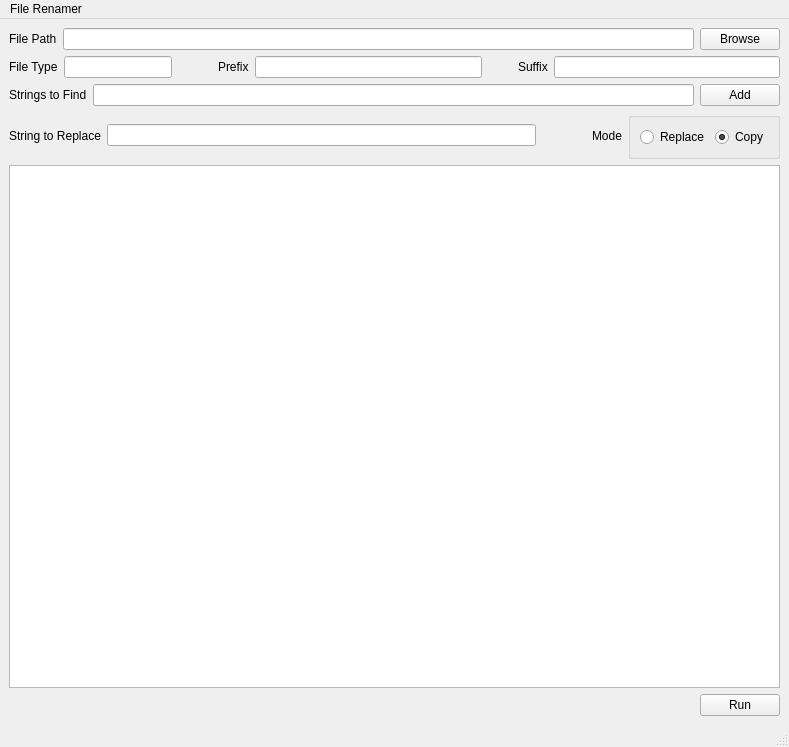
<?xml version="1.0" encoding="UTF-8"?>
<ui version="4.0">
 <class>MainWindow</class>
 <widget class="QMainWindow" name="MainWindow">
  <property name="geometry">
   <rect>
    <x>0</x>
    <y>0</y>
    <width>789</width>
    <height>747</height>
   </rect>
  </property>
  <property name="windowTitle">
   <string>MainWindow</string>
  </property>
  <widget class="QWidget" name="centralwidget">
   <layout class="QGridLayout" name="gridLayout">
    <item row="3" column="0">
     <layout class="QHBoxLayout" name="hlayout_bottom">
      <item>
       <spacer name="hspace5">
        <property name="orientation">
         <enum>Qt::Horizontal</enum>
        </property>
        <property name="sizeHint" stdset="0">
         <size>
          <width>40</width>
          <height>20</height>
         </size>
        </property>
       </spacer>
      </item>
      <item>
       <widget class="QPushButton" name="button_run">
        <property name="toolTip">
         <string>Run the program. Warning: Renaming files may break existing links in other programs.</string>
        </property>
        <property name="text">
         <string>Run</string>
        </property>
       </widget>
      </item>
     </layout>
    </item>
    <item row="2" column="0">
     <widget class="QListWidget" name="listWidget"/>
    </item>
    <item row="1" column="0">
     <layout class="QVBoxLayout" name="vlayout_userinput">
      <item>
       <layout class="QHBoxLayout" name="hlayout_userinput1">
        <item>
         <widget class="QLabel" name="label_filepath">
          <property name="text">
           <string>File Path</string>
          </property>
         </widget>
        </item>
        <item>
         <widget class="QLineEdit" name="lineedit_filepath"/>
        </item>
        <item>
         <widget class="QPushButton" name="button_filepath_browse">
          <property name="toolTip">
           <string>Select the folders the files you want to rename are in.</string>
          </property>
          <property name="text">
           <string>Browse</string>
          </property>
         </widget>
        </item>
       </layout>
      </item>
      <item>
       <layout class="QHBoxLayout" name="hlayout_userinput2">
        <item>
         <widget class="QLabel" name="label_filetype">
          <property name="text">
           <string>File Type</string>
          </property>
         </widget>
        </item>
        <item>
         <widget class="QLineEdit" name="lineedit_filetype">
          <property name="sizePolicy">
           <sizepolicy hsizetype="Maximum" vsizetype="Fixed">
            <horstretch>0</horstretch>
            <verstretch>0</verstretch>
           </sizepolicy>
          </property>
          <property name="toolTip">
           <string>Enter the type of file you'd like to rename. Single file type only.</string>
          </property>
         </widget>
        </item>
        <item>
         <spacer name="hspace1">
          <property name="orientation">
           <enum>Qt::Horizontal</enum>
          </property>
          <property name="sizeType">
           <enum>QSizePolicy::Maximum</enum>
          </property>
          <property name="sizeHint" stdset="0">
           <size>
            <width>40</width>
            <height>20</height>
           </size>
          </property>
         </spacer>
        </item>
        <item>
         <widget class="QLabel" name="label_prefix">
          <property name="text">
           <string>Prefix</string>
          </property>
         </widget>
        </item>
        <item>
         <widget class="QLineEdit" name="lineedit_prefix">
          <property name="toolTip">
           <string>Optional: Include a prefix to add to your file name.</string>
          </property>
         </widget>
        </item>
        <item>
         <spacer name="hspace2">
          <property name="orientation">
           <enum>Qt::Horizontal</enum>
          </property>
          <property name="sizeType">
           <enum>QSizePolicy::Maximum</enum>
          </property>
          <property name="sizeHint" stdset="0">
           <size>
            <width>30</width>
            <height>20</height>
           </size>
          </property>
         </spacer>
        </item>
        <item>
         <widget class="QLabel" name="label_suffix">
          <property name="text">
           <string>Suffix</string>
          </property>
         </widget>
        </item>
        <item>
         <widget class="QLineEdit" name="lineedit_suffix">
          <property name="toolTip">
           <string>Optional: Include a suffix to add to your file name.</string>
          </property>
         </widget>
        </item>
       </layout>
      </item>
      <item>
       <layout class="QHBoxLayout" name="hlayout_userinput3">
        <item>
         <widget class="QLabel" name="label_strings_to_find">
          <property name="text">
           <string>Strings to Find</string>
          </property>
         </widget>
        </item>
        <item>
         <layout class="QVBoxLayout" name="vlayout_stf">
          <item>
           <widget class="QLineEdit" name="lineedit_string_to_find">
            <property name="toolTip">
             <string>Text in file names for the program to find for replacement.</string>
            </property>
           </widget>
          </item>
         </layout>
        </item>
        <item>
         <widget class="QPushButton" name="button_string_to_find_add">
          <property name="toolTip">
           <string>Add another text/string you want to replace with the text in &quot;String to Replace&quot;</string>
          </property>
          <property name="text">
           <string>Add</string>
          </property>
         </widget>
        </item>
       </layout>
      </item>
      <item>
       <layout class="QHBoxLayout" name="hlayout_userinput4">
        <item>
         <widget class="QLabel" name="label_string_to_replace">
          <property name="toolTip">
           <string/>
          </property>
          <property name="text">
           <string>String to Replace</string>
          </property>
         </widget>
        </item>
        <item>
         <widget class="QLineEdit" name="lineedit_string_to_replace">
          <property name="toolTip">
           <string>Text to replace in file names of all found instances of text from &quot;String to Find&quot;</string>
          </property>
         </widget>
        </item>
        <item>
         <spacer name="horizontalSpacer">
          <property name="orientation">
           <enum>Qt::Horizontal</enum>
          </property>
          <property name="sizeType">
           <enum>QSizePolicy::Maximum</enum>
          </property>
          <property name="sizeHint" stdset="0">
           <size>
            <width>50</width>
            <height>20</height>
           </size>
          </property>
         </spacer>
        </item>
        <item>
         <widget class="QLabel" name="label_mode">
          <property name="text">
           <string>Mode</string>
          </property>
         </widget>
        </item>
        <item>
         <widget class="QGroupBox" name="group_mode">
          <property name="title">
           <string/>
          </property>
          <property name="flat">
           <bool>false</bool>
          </property>
          <property name="checkable">
           <bool>false</bool>
          </property>
          <layout class="QFormLayout" name="formLayout">
           <item row="0" column="1">
            <widget class="QRadioButton" name="button_copy">
             <property name="toolTip">
              <string>Creates a new copy of the file with the new name. The original file is untouched.</string>
             </property>
             <property name="autoFillBackground">
              <bool>false</bool>
             </property>
             <property name="text">
              <string>Copy</string>
             </property>
             <property name="checked">
              <bool>true</bool>
             </property>
            </widget>
           </item>
           <item row="0" column="0">
            <widget class="QRadioButton" name="button_replace">
             <property name="toolTip">
              <string>Replaces the original file with a new name.</string>
             </property>
             <property name="text">
              <string>Replace</string>
             </property>
            </widget>
           </item>
          </layout>
         </widget>
        </item>
       </layout>
      </item>
     </layout>
    </item>
   </layout>
  </widget>
  <widget class="QMenuBar" name="menubar">
   <property name="geometry">
    <rect>
     <x>0</x>
     <y>0</y>
     <width>789</width>
     <height>21</height>
    </rect>
   </property>
   <widget class="QMenu" name="menuFile_Renamer">
    <property name="title">
     <string>File Renamer</string>
    </property>
   </widget>
   <addaction name="menuFile_Renamer"/>
  </widget>
  <widget class="QStatusBar" name="statusbar"/>
 </widget>
 <resources/>
 <connections/>
</ui>
